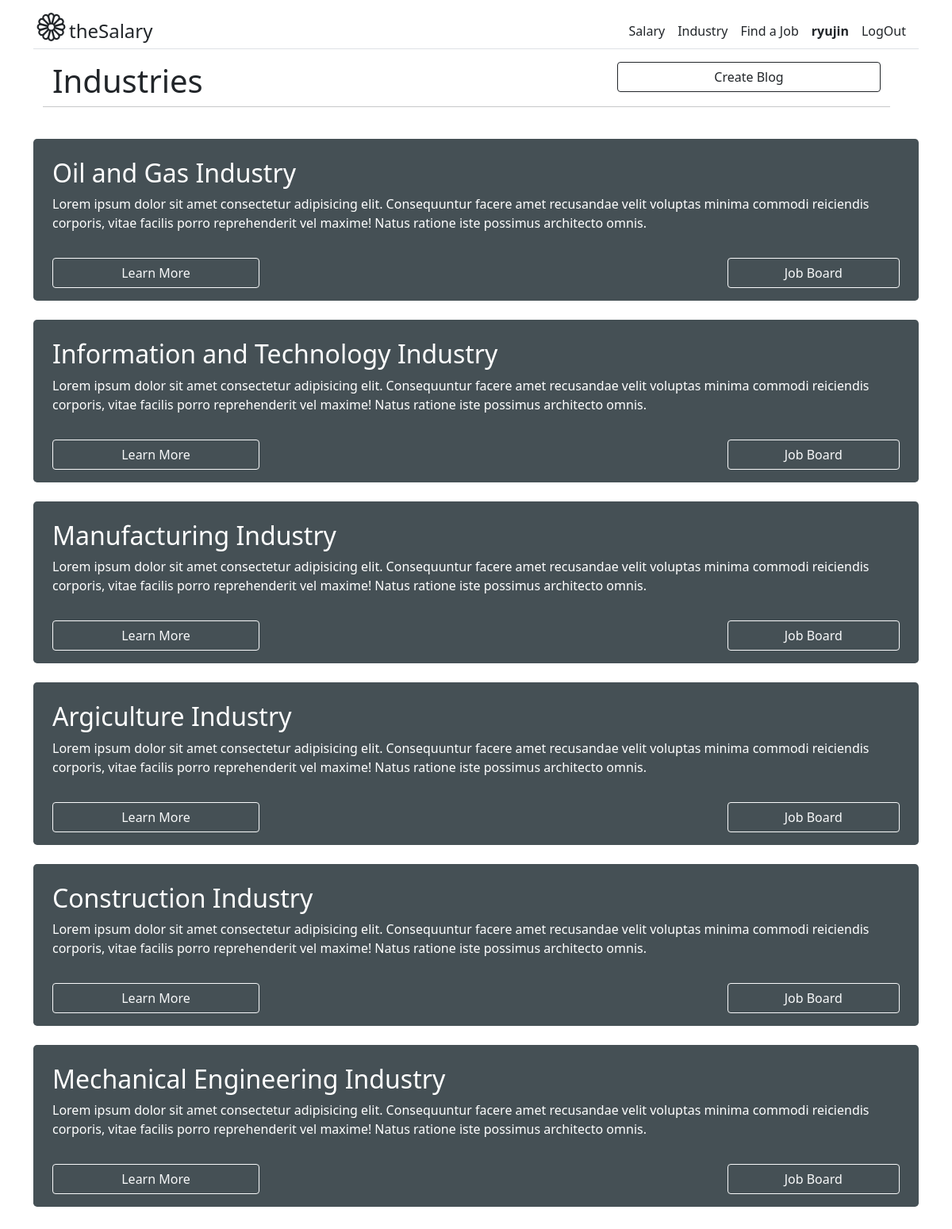
/salary/industry/ (signed in), run on the app's committed database.
### account/models.py (models this page shows, shortened)
class CustomUser(AbstractBaseUser, PermissionsMixin):
    email           = models.EmailField(_('Email Address'), unique=True)
    username        = models.CharField(max_length=15, unique=True, blank=True, null=True)
    profile_picture = models.ImageField(upload_to='media/images/', default='user.png')
    first_name      = models.CharField(max_length=20)
    last_name       = models.CharField(max_length=20)
    birthday        = models.DateField(null=True, blank=True)
    is_recruiter    = models.BooleanField(default=False)
    is_active       = models.BooleanField(default=True)
    is_staff        = models.BooleanField(default=False)
    is_superuser    = models.BooleanField(default=False)
    date_created    = models.DateTimeField(auto_now_add=True)
    USERNAME_FIELD  = 'email'
    REQUIRED_FIELDS = ['username', 'first_name', 'last_name']
    objects = CustomUserManager()
    class Meta:
        verbose_name            = 'Account'
        verbose_name_plural     = 'Accounts'

### salary/models.py (models this page shows)
class Industry(models.Model):
    industry                    = models.CharField(max_length=30, unique=True)
    class Meta:
        verbose_name            = 'Industy'
        verbose_name_plural     = 'Industries'
    def __repr__(self):
        return self.industry
    def __str__(self):
        return self.__repr__()

### salary/views.py (the view)
# urls.py: path('industry/', IndustryListPage.as_view(), name='industry_page'),
class IndustryListPage(LoginRequiredMixin, ListView):
    template_name = 'industry/industry_page.html'
    queryset = Industry.objects.all()
    context_object_name = 'industries'

### templates/industry/industry_page.html (shortened to what this page needs)
{% extends 'base.html' %}
{% block content %}
<div class="container pb-5 mb-5">
    <div class="container row">
        <div class="col-8">
            <h1>Industries</h1>
        </div>
        <div class="col-4">
            <a href="{% url 'blog:create_blog' %}" class="btn btn-outline-dark col-12">Create Blog</a>
        </div>
        <hr>
    </div>
    {% for industry in industries %}
    <div class="h-100 p-4 pb-3 mt-4 text-white rounded-3" style="background-color: #455055;">
        <h2>{{industry}} Industry</h2>
        <p>Lorem ipsum dolor sit amet consectetur adipisicing elit.
            Consequuntur facere amet recusandae velit voluptas minima commodi
            reiciendis corporis, vitae facilis porro reprehenderit vel maxime!
            Natus ratione iste possimus architecto omnis.</p>
        <div class="row pt-3">
            <div class="col-6">
                <a class="btn btn-outline-light col-6" href="{% url 'blog:industry' industry.id %}">Learn More</a>
            </div>
            <div class="col-6 text-end">
                <button class="btn btn-outline-light col-5" type="button">Job Board</button>
            </div>
        </div>
    </div>
    {% endfor %}
</div>
{% endblock %}

### templates/base.html (shortened to what this page needs)
<!DOCTYPE html>
<html lang="en">
<head>
    <link href="https://cdn.jsdelivr.net/npm/bootstrap@5.0.2/dist/css/bootstrap.min.css" rel="stylesheet">
</head>
<body>
    <div class="container py-3">
        <header>
            <div class="d-flex flex-column flex-md-row align-items-center  border-bottom">
                {% if user.is_authenticated %}
                <a href="{% url 'salary:home_page' %}" class="d-flex align-items-center text-dark text-decoration-none">
                {% else %}
                <a href="{% url 'account:user_login' %}" class="d-flex align-items-center text-dark text-decoration-none"></a>
                {% endif %}
                    {% if user.is_authenticated %}
                    <a class="fs-4 text-dark text-decoration-none" href="{% url 'salary:home_page' %}">theSalary</a>
                    {% else %}
                    <a class="fs-4 text-dark text-decoration-none" href="{% url 'account:user_login' %}">theSalary</a>
                    {% endif %}
                </a>
                <nav class="d-inline-flex mt-2 mt-md-0 ms-md-auto">
                    <a class="me-3 py-2 text-dark text-decoration-none" href="{% url 'salary:salary_page' %}">Salary</a>
                    <a class="me-3 py-2 text-dark text-decoration-none" href="{% url 'salary:industry_page' %}">Industry</a>
                    <a class="me-3 py-2 text-dark text-decoration-none" href="{% url 'salary:job_board_page' %}">Find a Job</a>
                    {% if user.is_authenticated %}
                        <a class="me-3 py-2 text-dark text-decoration-none" href="{% url 'account:userprofile_detail' %}"><strong>{{user.username}}</strong></a>
                        <a class="me-3 py-2 text-dark text-decoration-none" href="{% url 'logout_view' %}">LogOut</a>
                    {% else %}
                        <a class="me-3 py-2 text-dark text-decoration-none" href="{% url 'account:user_login' %}">LogIn</a>
                        <a class="me-3 py-2 text-dark text-decoration-none" href="{% url 'account:signup_view' %}">SignUp</a>
                    {% endif %}
                </nav>
            </div>
        </header>
    </div>
    <div class="container-fluid">
        {% block content %}
        {% endblock %}
    </div>
</body>
</html>

### data on the page
CustomUser: username "ryujin"
Industry: industry "Oil and Gas"
Industry: industry "Information and Technology"
Industry: industry "Manufacturing"
Industry: industry "Argiculture"
Industry: industry "Construction"
Industry: industry "Mechanical Engineering"
